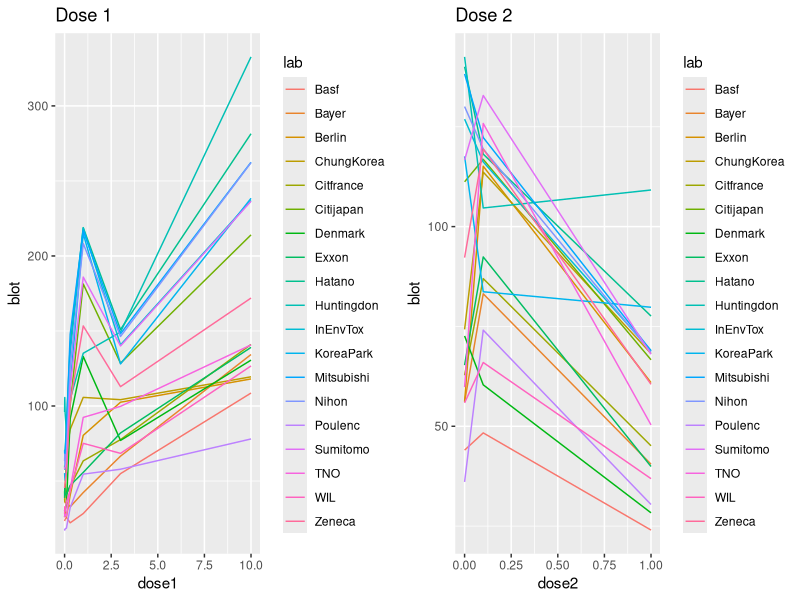

The R source for this figure:
## ---- chunk 1
library(dplyr)
library(lme4)
library(ggplot2)
#read in the data
###plot multiple ggplots in one place  obtained from http://www.cookbook-r.com/Graphs/Multiple_graphs_on_one_page_(ggplot2)/

multiplot <- function(..., plotlist=NULL, file, cols=1, layout=NULL) {
  library(grid)

  # Make a list from the ... arguments and plotlist
  plots <- c(list(...), plotlist)

  numPlots = length(plots)

  # If layout is NULL, then use 'cols' to determine layout
  if (is.null(layout)) {
    # Make the panel
    # ncol: Number of columns of plots
    # nrow: Number of rows needed, calculated from # of cols
    layout <- matrix(seq(1, cols * ceiling(numPlots/cols)),
                    ncol = cols, nrow = ceiling(numPlots/cols))
  }

 if (numPlots==1) {
    print(plots[[1]])

  } else {
    # Set up the page
    grid.newpage()
    pushViewport(viewport(layout = grid.layout(nrow(layout), ncol(layout))))

    # Make each plot, in the correct location
    for (i in 1:numPlots) {
      # Get the i,j matrix positions of the regions that contain this subplot
      matchidx <- as.data.frame(which(layout == i, arr.ind = TRUE))

      print(plots[[i]], vp = viewport(layout.pos.row = matchidx$row,
                                      layout.pos.col = matchidx$col))
    }
  }
}

RMSE <- function(x,y) {return(sqrt(mean((y-x)^2)))} 
dat <- read.table("case1.txt", header = T, stringsAsFactors = F, na.strings = ".", colClasses=c("character","character","numeric","numeric","numeric","numeric","numeric","numeric"))
dat <-  dat %>% filter(complete.cases(blot)) %>% mutate(wblot = blot/body, wwet = wet/body)
## ---- chunk 2

## ---- chunk 3

## ---- chunk 4
mean_dat1 <- dat %>% group_by(lab, dose1) %>% summarise(blot = mean(blot))
d1_graph <- ggplot(data = mean_dat1, aes(x = dose1, y = blot, color = lab)) + geom_line() + ggtitle("Dose 1")
mean_dat2 <- dat %>% group_by(lab, dose2) %>% summarise(blot = mean(blot))
d2_graph <- ggplot(data = mean_dat2, aes(x = dose2, y = blot, color = lab)) + geom_line() + ggtitle("Dose 2")

multiplot(d1_graph, d2_graph, cols = 2)
## ---- chunk 5
fm1 <- lmer(log(blot+1) ~ (1 + poly(log(dose1 + 1),2) + poly(log(dose2 + 1),2) |lab) + poly(log(dose1 + 1),2) + poly(log(dose2+1),2) + poly(log(body),2) + (proto*lab), dat)
## ---- chunk 6

## ---- chunk 7
